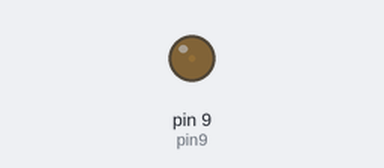
The sketch below on a simulated Arduino Uno, built with avr-gcc and run on an emulated ATmega328P. On the bench: output pins drawn as LEDs (lit = HIGH).

Above: at 0.05 s.
At 1.55 s:
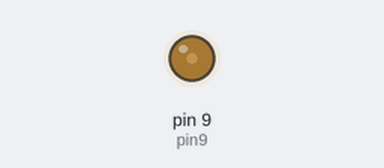
At 1.85 s:
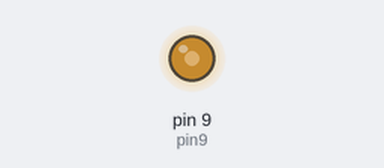
At 2.4 s:
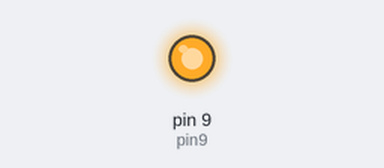
Timing chart, 0 to 5.5 s (numbered marks = the images above):
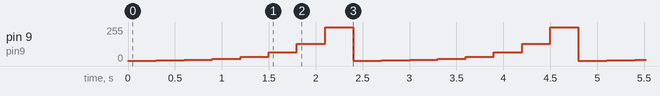

The sketch:

010.ino
```cpp
int pin9 = 9;

int bright2 = 2;
int bright4 = 4;
int bright8 = 8;
int bright16 = 16;
int bright32 = 32;
int bright64 = 64;
int bright128 = 128;
int bright256 = 255;

int delayTime = 300;

void setup() {
  // put your setup code here, to run once:
  pinMode(pin9, 1);
}

void loop() {
  // put your main code here, to run repeatedly:
  analogWrite(pin9, bright2);
  delay(delayTime);
  analogWrite(pin9, bright4);
  delay(delayTime);
  analogWrite(pin9, bright8);
  delay(delayTime);
  analogWrite(pin9, bright16);
  delay(delayTime);
  analogWrite(pin9, bright32);
  delay(delayTime);
  analogWrite(pin9, bright64);
  delay(delayTime);
  analogWrite(pin9, bright128);
  delay(delayTime);
  analogWrite(pin9, bright256);
  delay(delayTime);
}
```

Measured:
- by itself, pin 9 (pin9): repeats every 2.4 s: 4/255 0.30 s, 8/255 0.30 s, 16/255 0.30 s, 32/255 0.30 s, 64/255 0.30 s, 128/255 0.30 s, 255/255 0.30 s, 2/255 0.30 s
